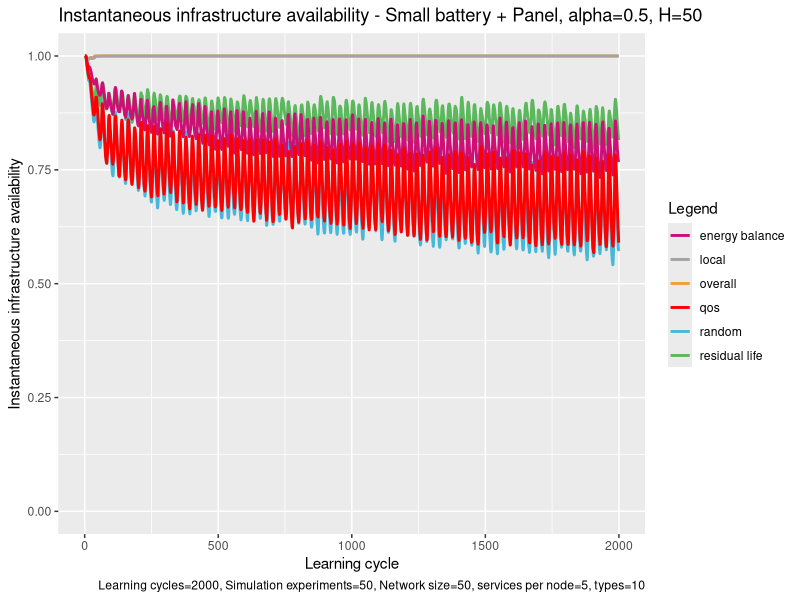

Write R code to recreate this figure.
# execute all lines: ctrl + shift + enter

library(ggplot2)

# set working directory here
setwd(dirname(rstudioapi::getSourceEditorContext()$path))

overall <- read.table("exp_assembly_overall_energy_template.txt", 
                      header = F,
                      sep = " ",
                      col.names= c("overallx", "overally")
)

random <- read.table("exp_assembly_random.txt", 
                     header = F,
                     sep = " ",
                     col.names= c("randomx", "randomy")
)

res <- read.table("exp_assembly_residual_life_template.txt", 
                  header = F,
                  sep = " ",
                  col.names= c("resx","resy")
)

local <- read.table("exp_assembly_local_energy_template.txt", 
                    header = F,
                    sep = " ",
                    col.names= c("locx","locy")
)

learning <- read.table("exp_assembly_fair_energyBP.txt", 
                          header = F,
                          sep = " ",
                          col.names= c("enx","eny")
)

qos <- read.table("exp_assembly_QoS.txt", 
                       header = F,
                       sep = " ",
                       col.names= c("qosx","qosy")
)


overall_x <- overall$overallx
overall_y <- overall$overally

random_y <- random$randomy
res_y <- res$resy
local_y <- local$locy
energyAware_y <- learning$eny
qos_y <- qos$qosy

head(overall)

colors <- c("overall" = "#EEA236", "residual life" = "#5CB85C", "random" = "#46B8DA", "local"="gray64", "energy balance"="deeppink3", "qos"="#FF0000")

ggplot(data=local, aes(x=overall_x, col = group)) + 
  
  geom_line(aes(y = overall_y, color = "overall"), size = 1) +
  geom_line(aes(y = res_y, color = "residual life"), size = 1) +
  geom_line(aes(y = random_y, color = "random"), size = 1) +
  geom_line(aes(y = local_y, color = "local"), size = 1) +
  geom_line(aes(y = energyAware_y, color = "energy balance"), size = 1) +
  geom_line(aes(y = qos_y, color = "qos"), size = 1) +
  ylim(0, 1.0) +
  
  labs(x = "Learning cycle",
       y = "Instantaneous infrastructure availability",
       color = "Legend",
       title = "Instantaneous infrastructure availability - Small battery + Panel, alpha=0.5, H=50", 
       caption = "Learning cycles=2000, Simulation experiments=50, Network size=50, services per node=5, types=10") +
  
  scale_color_manual(values = colors)
